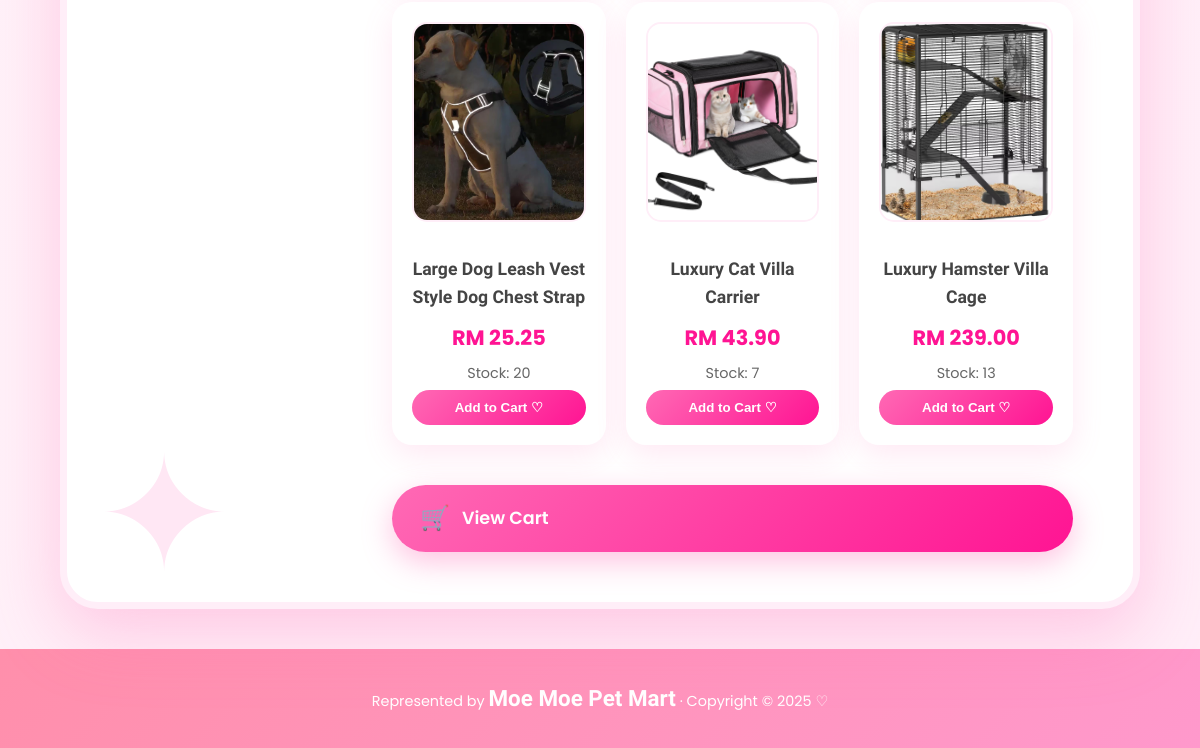
Page /member/products.php (lower part) on the earlier database version.
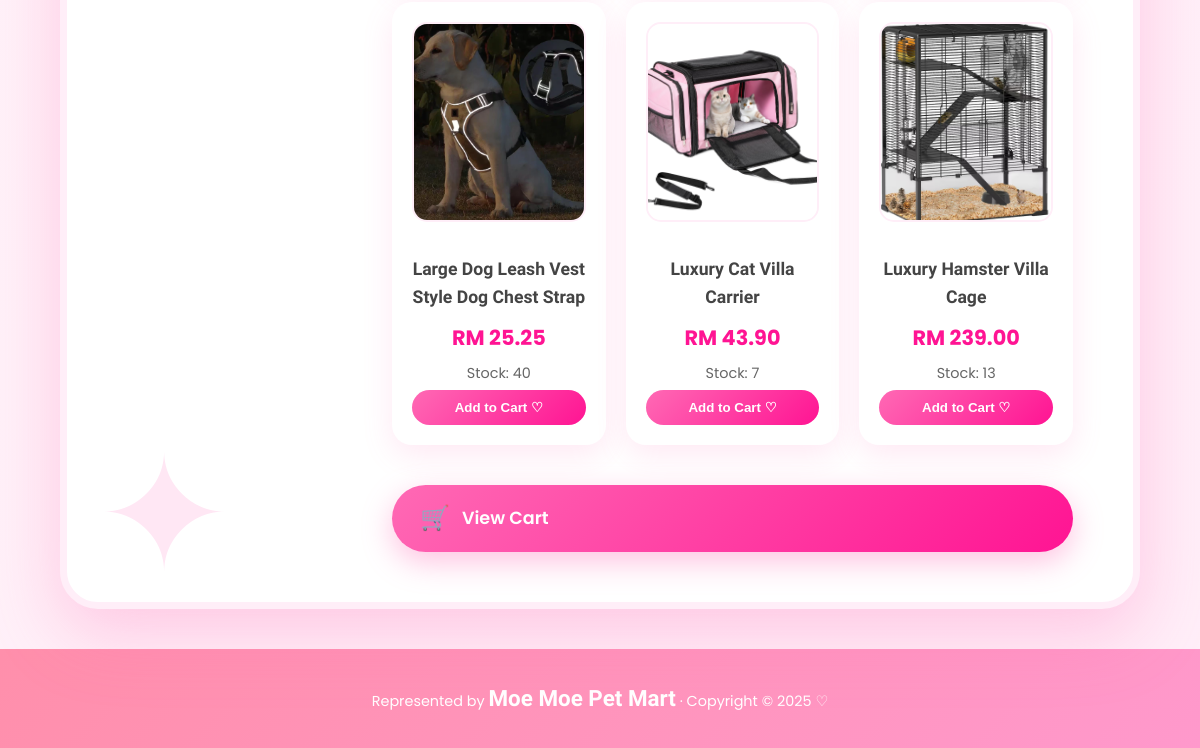
Same page on the later database version.
### tables this page shows
CREATE TABLE `product` (
  `product_id` int(11) NOT NULL,
  `product_code` varchar(20) NOT NULL,
  `product_name` varchar(200) NOT NULL,
  `description` text DEFAULT NULL,
  `price` decimal(10,2) NOT NULL,
  `stock_quantity` int(11) DEFAULT 0,
  `category_id` int(11) NOT NULL,
  `is_active` tinyint(1) DEFAULT 1,
  `created_at` datetime DEFAULT current_timestamp(),
  `updated_at` datetime DEFAULT current_timestamp() ON UPDATE current_timestamp(),
  `photo_name` varchar(255) NOT NULL,
  `average_rating` decimal(3,2) DEFAULT 0.00,
  `review_count` int(11) DEFAULT 0
);

### _base.php (called while the page is built, shortened)
<?php
function get($key, $value = null) {
    $value = $_GET[$key] ?? $value;
    return is_array($value) ? array_map('trim', $value) : trim($value);
}
function temp($key, $value = null) {
    if ($value !== null) {
        $_SESSION["temp_$key"] = $value;
    }
    else {
        $value = $_SESSION["temp_$key"] ?? null;
        return $value;
    }
}
function encode($value) {
    return htmlentities($value);
}
?>

### member/products.php (the view, shortened to what this page needs)
<?php
require '../_base.php';
$page = max(1, (int)get('page', 1));
$per_page = 9;
$offset = ($page - 1) * $per_page;
$order_by = 'p.product_name ASC';
$sales_join = '';
$where_conditions = ['p.is_active = 1'];
$where_clause = 'WHERE ' . implode(' AND ', $where_conditions);
$sql = "
    SELECT p.*, c.category_name
    FROM product p
    JOIN category c ON p.category_id = c.category_id
    $sales_join
    $where_clause
    ORDER BY $order_by
    LIMIT $offset, $per_page
";
$stm = $_db->prepare($sql);
$stm->execute();
$products = $stm->fetchAll();
include '../_head.php';
?>
<div class="container">
    <div class="products-layout">
        <div class="products-main">
    <div class="product-grid">
        <?php if (empty($products)): ?>
            <p>No products found~ Try another search! ♡</p>
        <?php else: ?>
            <?php foreach ($products as $p): ?>
                <div class="product-card">
                    <?php if ($p->photo_name): ?>
                        <a href="product_detail.php?id=<?= $p->product_id ?>">
                            <img src="/admin/uploads/products/<?= encode($p->photo_name) ?>" alt="<?= encode($p->product_name) ?>">
                        </a>
                    <?php endif; ?>
                    <a href="product_detail.php?id=<?= $p->product_id ?>">
                        <h3><?= encode($p->product_name) ?></h3>
                        <p class="price">RM <?= number_format($p->price, 2) ?></p>
                        <p>Stock: <?= $p->stock_quantity ?></p>
                    </a>
                    <?php if ($p->stock_quantity > 0): ?>
                        <button class="add-to-cart" data-id="<?= $p->product_id ?>" data-name="<?= encode($p->product_name) ?>" data-price="<?= $p->price ?>">
                            Add to Cart ♡
                        </button>
                    <?php else: ?>
                        <p>Out of Stock~</p>
                    <?php endif; ?>
                </div>
            <?php endforeach; ?>
        <?php endif; ?>
    </div>
    <?php
    $cart_items = 0;
    $cart_text = $cart_items > 0 ? "View Cart ($cart_items items)" : "View Cart";
    ?>
    <div class="cart-floating-btn">
        <a href="cart.php" class="moe-cart-btn">
            <span class="cart-icon">🛒</span>
            <span class="cart-text"><?= $cart_text ?></span>
        </a>
    </div>
</div>
<?php include '../_foot.php'; ?>

### _head.php (shortened to what this page needs)
<?php
    require_once '_base.php';
?>
<!DOCTYPE html>
<html lang="en">
<head>
    <link rel="stylesheet" href="/css/app.css">
    <link rel="stylesheet" href="https://unpkg.com/dropzone@5/dist/min/dropzone.min.css">
</head>
<body data-flash="<?= encode(temp('info')) ?>">
    <main>

### _foot.php (shortened to what this page needs)
    </main>
    <footer>
        Represented by <b>Moe Moe Pet Mart</b> &middot;
        Copyright &copy; <?= date('Y') ?> ♡
    </footer>
</body>
</html>

### member/products.php (style rules this page uses)
.products-layout { display: flex; gap: 15px; margin-top: 20px; }
.products-main { flex: 1; }

Differences in the rows shown:
changed product "Large Dog Leash Vest Style Dog Chest Strap": stock_quantity "20" → "40"
